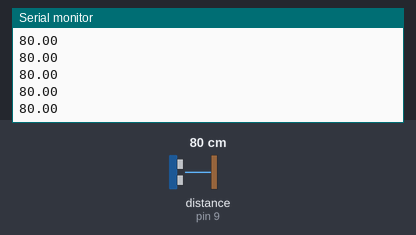
A sketch run on a simulated Arduino Uno, built with avr-gcc and run on an emulated ATmega328P. On the bench: the last lines printed to the serial monitor. Wiring (inferred from the names in the program): ultrasonic range finder: trigger pin 8; echo pin 9. Inputs (shaded band) come from the test bench; at power-on: distance to the obstacle (sensor on pin 9) 80 cm. The echo pulse lasts 58.3 µs per cm.

Above: at 1.2 s.
1.3 s: distance to the obstacle (sensor on pin 9) set to 2 cm
At 1.6 s:
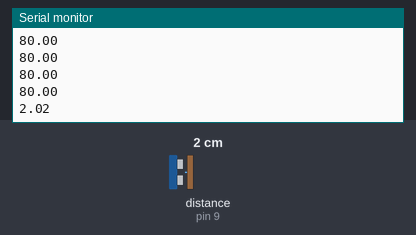
2.8 s: distance to the obstacle (sensor on pin 9) set to 4 cm
At 2.8 s:
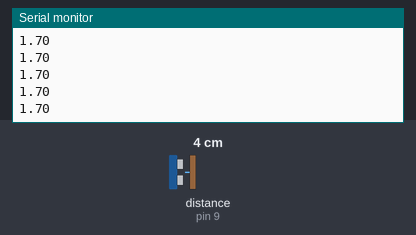
Timing chart, 0 to 5.8 s (numbered marks = the images above; inputs shaded):
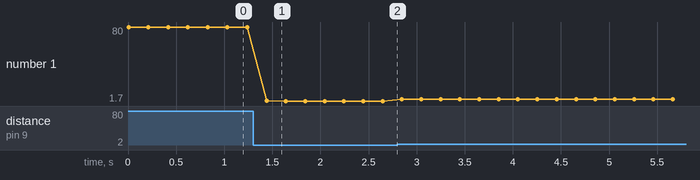

Measured:
- after the input at 1.3 s, the serial monitor: prints a new line after 0.14 s (image 1)
- plotted number 1: 80 → 1.7 after the input at 1.3 s, 1.7 → 3.69 after the input at 2.8 s

The sketch:

VirtualPiano.ino
```cpp
int trigPin = 8;
 int echoPin = 9;
float duration;
float distance;\

void setup() {
  pinMode(trigPin, OUTPUT);
  pinMode(echoPin, INPUT);
  Serial.begin(9600);
}

void loop() {
  digitalWrite(trigPin, LOW);
  delayMicroseconds(2);
  digitalWrite(trigPin, HIGH);
  delayMicroseconds(10);
  digitalWrite(trigPin, LOW);
  duration = pulseIn(echoPin, HIGH);
  distance = (duration * 0.0343) / 2;
  Serial.println(distance);

  delay(200);
}
```
